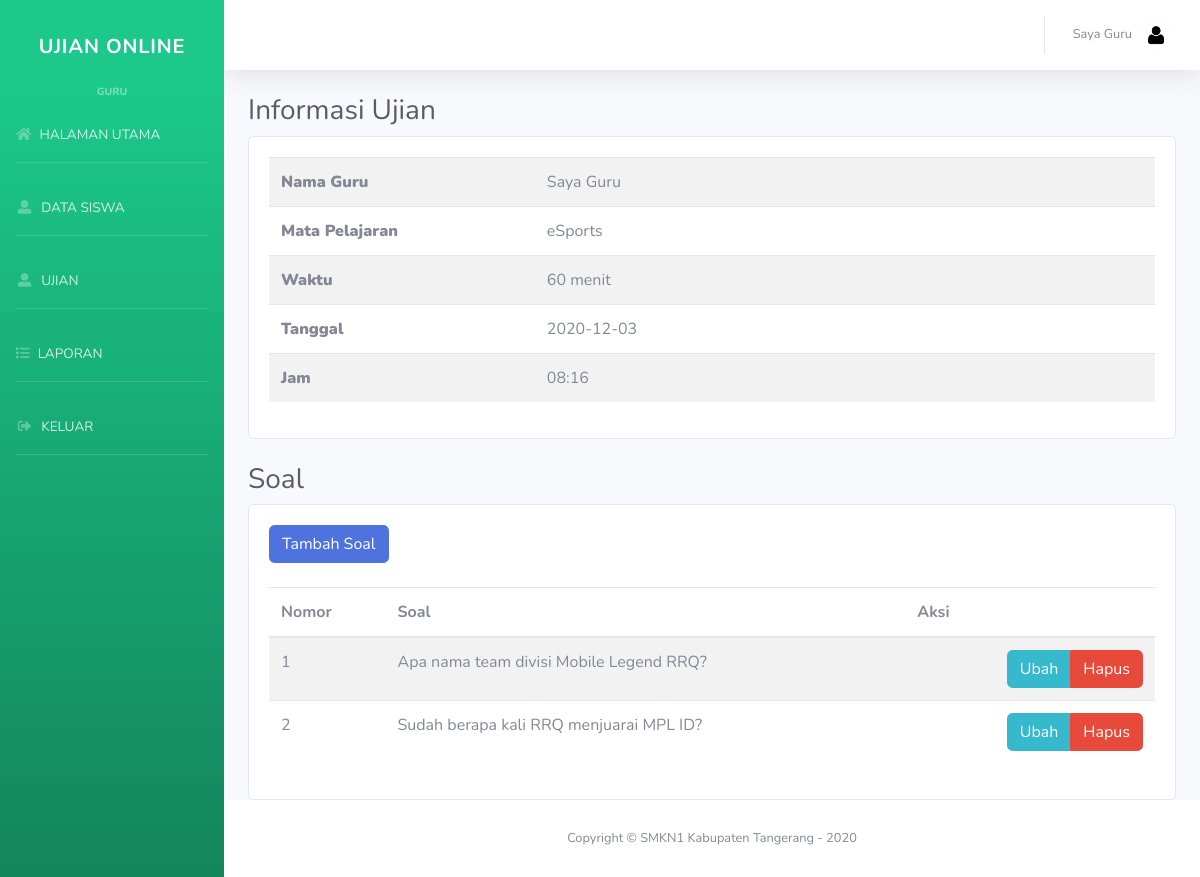
/index.php?halaman=ujian&aksi=soal&id=1 (signed in), run on the app's committed database.
### tables this page shows
CREATE TABLE `ujian` (
  `id` int(11) NOT NULL,
  `id_user` int(11) NOT NULL,
  `mapel` varchar(125) NOT NULL,
  `waktu` int(11) NOT NULL,
  `tanggal` timestamp NOT NULL DEFAULT current_timestamp() ON UPDATE current_timestamp()
);

CREATE TABLE `users` (
  `id` int(8) NOT NULL,
  `nama` varchar(30) NOT NULL,
  `username` varchar(30) NOT NULL,
  `password` varchar(256) NOT NULL,
  `level` enum('guru','siswa') NOT NULL
);

CREATE TABLE `bank_soal` (
  `id` int(11) NOT NULL,
  `id_ujian` int(11) NOT NULL,
  `nomor_soal` int(11) NOT NULL,
  `soal` text NOT NULL,
  `opsi_a` varchar(125) NOT NULL,
  `opsi_b` varchar(125) NOT NULL,
  `opsi_c` varchar(125) NOT NULL,
  `opsi_d` varchar(125) NOT NULL,
  `jawaban` varchar(125) NOT NULL
);

### halaman/guru/soal.php (the view, shortened to what this page needs)
<?php
$id = $_GET['id'];
$infoUjian = $koneksi->query("SELECT * FROM ujian INNER JOIN users ON ujian.id_user = users.id WHERE ujian.id = $id")->fetch_assoc();
?>
<h3 class="h3 mb-0 text-gray-800 mb-2">Informasi Ujian</h3>
<div class="card">
    <div class="card-body">
        <table class="table table-striped">
            <tr>
                <th width="30%"><strong>Nama Guru</strong></th>
                <td><?= $infoUjian['nama']; ?></td>
            </tr>
            <tr>
                <th width="30%"><strong>Mata Pelajaran</strong></th>
                <td><?= $infoUjian['mapel']; ?></td>
            </tr>
            <tr>
                <th width="30%"><strong>Waktu</strong></th>
                <td><?= $infoUjian['waktu']; ?> menit</td>
            </tr>
            <tr>
                <th width="30%"><strong>Tanggal</strong></th>
                <td><?= date(('Y-m-d'), strtotime($infoUjian['tanggal'])); ?></td>
            </tr>
            <tr>
                <th width="30%"><strong>Jam</strong></th>
                <td><?= date(('H:i'), strtotime($infoUjian['tanggal'])); ?></td>
            </tr>
        </table>
    </div>
</div>
<h3 class="h3 mb-0 text-gray-800 pt-4 mb-2">Soal</h3>
<div class="card">
    <div class="card-body">
        <div class="pb-4">
            <button class="btn btn-primary" data-toggle="modal" data-target="#tambahModal">Tambah Soal</button>
        </div>
        <div class="table-responsive">
            <table class="table table-striped">
                <thead>
                    <tr>
                        <th>Nomor</th>
                        <th>Soal</th>
                        <th>Aksi</th>
                    </tr>
                </thead>
                <tbody>
                    <?php
                    $soal = $koneksi->query("SELECT * FROM bank_soal WHERE id_ujian = $id");
                    while ($soalUjian = $soal->fetch_assoc()) :
                    ?>
                        <tr>
                            <td><?= $soalUjian['nomor_soal']; ?></td>
                            <td><?= $soalUjian['soal']; ?></td>
                            <td class="text-right">
                                <div class="btn-group" role="group" aria-label="Basic example">
                                    <button type="button" class="btn btn-info" id="tombolUbah" data-toggle="modal" data-target="#ubahModal" data-id="<?= $soalUjian['id']; ?>" data-nomor_soal="<?= $soalUjian['nomor_soal']; ?>" data-soal="<?= $soalUjian['soal']; ?>" data-opsi_a="<?= $soalUjian['opsi_a']; ?>" data-opsi_b="<?= $soalUjian['opsi_b']; ?>" data-opsi_c="<?= $soalUjian['opsi_c']; ?>" data-opsi_d="<?= $soalUjian['opsi_d']; ?>" data-jawaban="<?= $soalUjian['jawaban']; ?>">Ubah</button>
                                    <a href=" index.php?halaman=ujian&aksi=soal&id=<?= $id; ?>&hapus=<?= $soalUjian['id']; ?>" class="btn btn-danger" name="hapus" onclick="return confirm('Hapus soal?')">Hapus</a>
                                </div>
                            </td>
                        </tr>
                    <?php endwhile; ?>
                </tbody>
            </table>
        </div>
    </div>
</div>

### data on the page
ujian: id_user.nama "Saya Guru", mapel "eSports", waktu "60", tanggal "2020-12-03", tanggal "08:16"
bank_soal: nomor_soal "1", soal "Apa nama team divisi Mobile Legend RRQ?"
bank_soal: nomor_soal "2", soal "Sudah berapa kali RRQ menjuarai MPL ID?"

### other printed values
$_SESSION['level'] "GURU"
$_SESSION['nama'] "Saya Guru"
